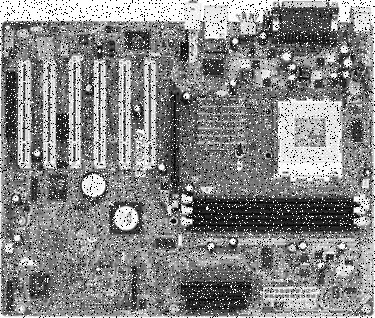
#> input picture images/placa_ruido_impulsivo.jpg, 375 x 318 px
$ python Ej1.3_PB_mediana.py --image ../images/placa_ruido_impulsivo.jpg
#> lines starting #> are read from the running program, lines starting #| are printed output that depends on the picture
"""
Ejercicio 1: Filtros pasa-bajos.

1.3)
-Utilice el filtro de mediana sobre una imagen con diferentes tamaños de ventana.
-Compare los resultados con los filtros anteriores para un mismo tamaño.

El filtro de mediana es un filtro no lineal. Muy utilizado para eliminar ruido impulsivo (sal y
pimienta), y no genera desenfoque en la imagen como los filtros lineales de suavizado o promediado.
"""

import os
os.chdir(os.path.dirname(os.path.abspath(__file__)))
import cv2
import argparse

PATH = "../images/"

# Si lo quiero usar desde consola:
# python Ej1.3_PB_mediana.py -im nombreImagen.jpg

default_img = "placa_ruido_impulsivo.jpg"
# default_img = "hubble.tif"

ap = argparse.ArgumentParser()
ap.add_argument("-im", "--image", required=False, help="path de la imagen a utilizar")
args = vars(ap.parse_args())

nombre_imagen = args["image"] if args["image"] else default_img

img = cv2.imread(PATH + nombre_imagen, cv2.IMREAD_GRAYSCALE)
#> img is the input picture: shape (318, 375); min 0, max 255, mean 134.3

# Tamano de ventana
ksize = 3   # debe ser impar y mayor a 1 (ksize = 1 no tiene efecto)

# Aplicar filtro de mediana (filtro no lineal)
dst = cv2.medianBlur(img, ksize)
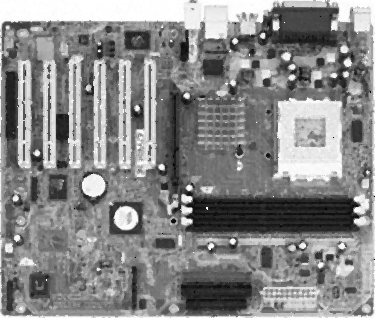
#> dst: shape (318, 375); min 0, max 255, mean 135.4

cv2.imshow('Original', img)
cv2.imshow('Median Blur', dst)

cv2.waitKey(0)
cv2.destroyAllWindows()

$ run again, with images/flores02.jpg copied over images/placa_ruido_impulsivo.jpg
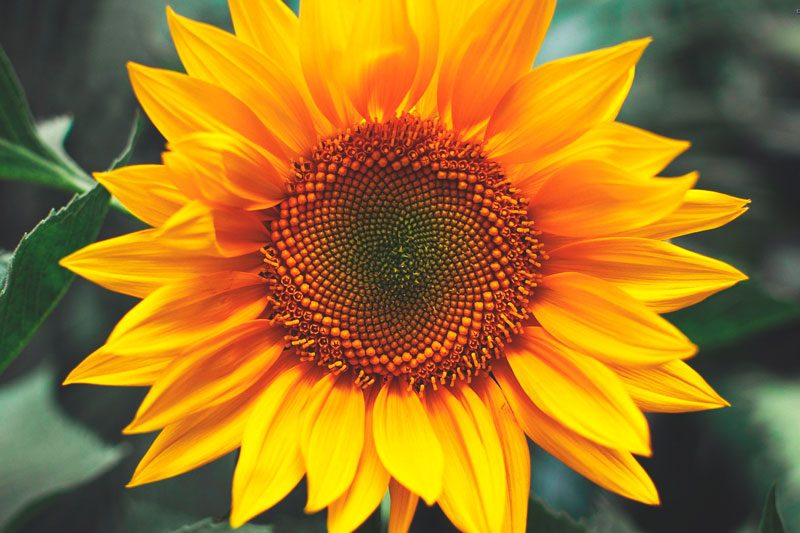
#> input picture images/flores02.jpg, 800 x 533 px
#> `img = cv2.imread(PATH + nombre_imagen, cv2.IMREAD_GRAYSCALE)`:
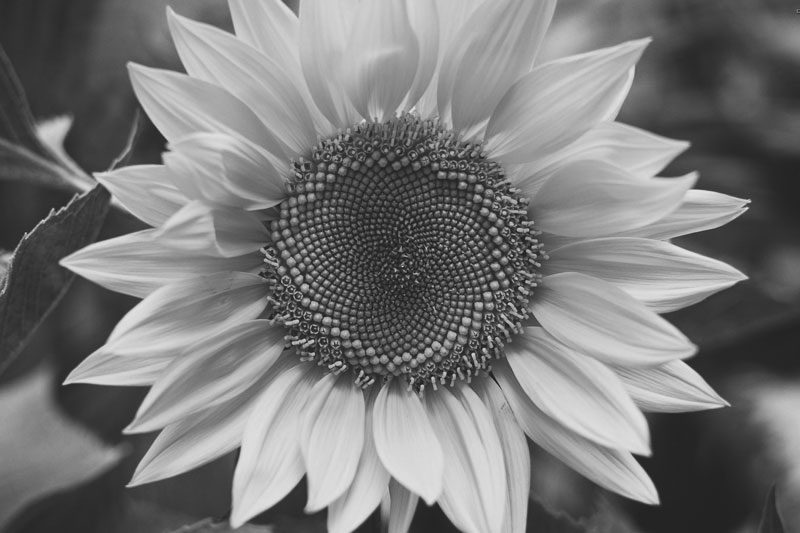
#> img: shape (533, 800); min 14, max 232, mean 121

$ run again, with images/huang2.jpg copied over images/placa_ruido_impulsivo.jpg
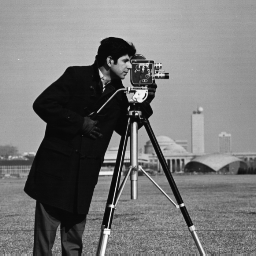
#> input picture images/huang2.jpg, 256 x 256 px
#> img is the input picture: shape (256, 256); min 7, max 253, mean 118.7
#> `dst = cv2.medianBlur(img, ksize)`:
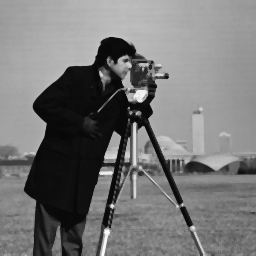
#> dst: shape (256, 256); min 8, max 251, mean 118.3
